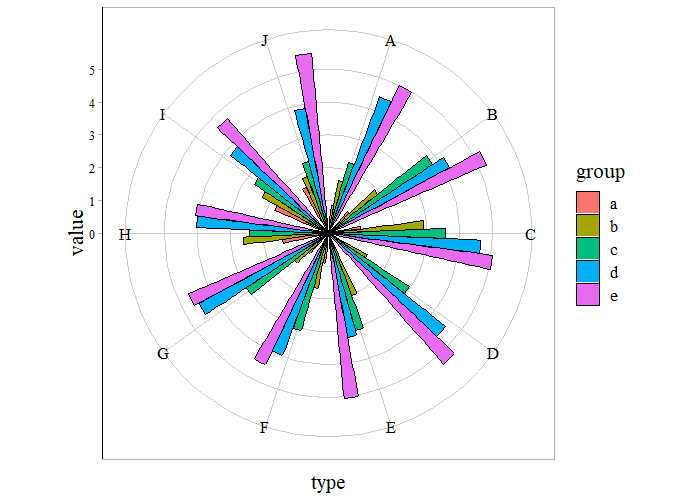

R code for this plot:
#调用R包
library(ggplot2)
library(RColorBrewer)
#读取数据

df1<- read.csv("E:\\linshi\\0309\\示例数据.csv",header = T)
# df1$value <- log2(df1$value)#对value值取对数，因为原始数据范围太大
# 
# df11 <- df1[which(grepl("R",df1[[1]])),]
# 
# temp <- data.frame(id=paste0("R",seq(1:8)))
# df11 <- merge(df11,temp,by.x = "individual",by.y = "id")
#设置新罗马字体
windowsFonts(A=windowsFont("Times New Roman"),
             B=windowsFont("Arial"))
#绘图

ggplot(data=df1,aes(type,value,fill=group))+  #画图使用的数据
  geom_bar(stat="identity", color="black", position=position_dodge(),width=0.7,size=0.25)+ #bar图柱子设置
  coord_polar(theta = "x",start=0) +   #设置成圆形
  # ylim(c(-1,6))+                      # y轴范围设置，这里设置时候要大于表中value值的最大最小的范围
  # scale_fill_manual(values = c("#E64B35FF", "#4DBBD5FF", "#00A087FF","#F39B7FFF","#91D1C2FF", "#8491B4FF"))+ # group分类颜色设置
  theme_light()+                       # ggplot的画图主题设置
  theme( panel.background = element_blank(), #去除原始的背景颜色
         panel.grid.major = element_line(colour = "grey80",size=.25),#设置放射状的网格线粗细和颜色
         axis.text.y = element_text(size = 10,colour="black"),      ## 设置y轴字体大小和颜色，图中的value旁边的数字0,5,10等
         axis.line.y = element_line(size=0.25),                     ## 设置左侧边框竖线的粗细
         axis.text.x=element_text(size = 13,colour="black"))+       ## 设置x轴字体大小和颜色，图中的L 和R
  theme(text=element_text(family="A",size=16))                     ## 设置图例group字体的大小
